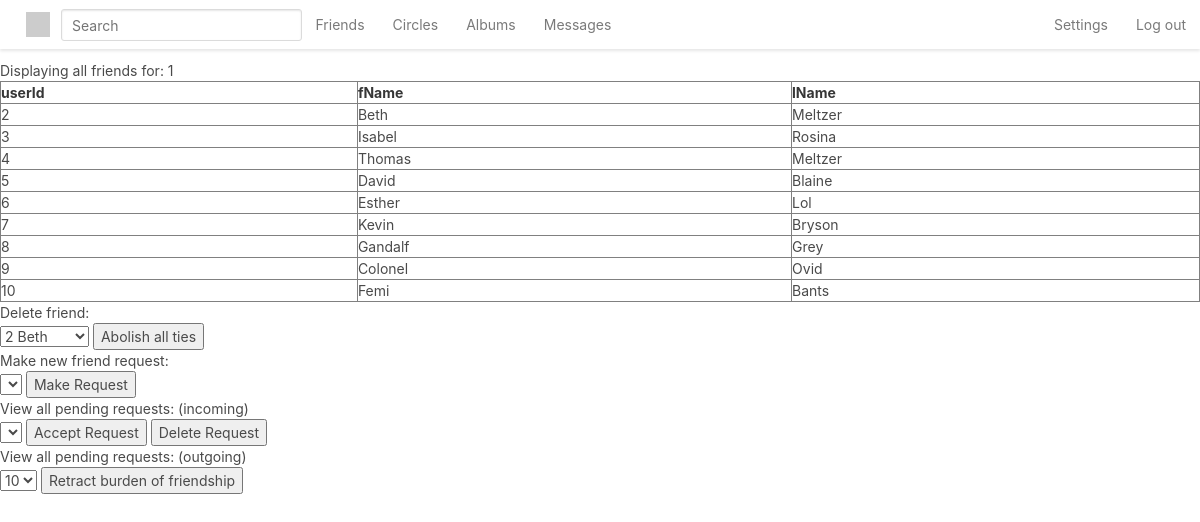
The app's page /pete/friends (signed in) with its own data.
### tables this page shows
CREATE TABLE users (
userId INT(10) AUTO_INCREMENT,
fName VARCHAR(20) NOT NULL,
lName VARCHAR(20) NOT NULL,
dob DATE NOT NULL,
city VARCHAR(20),
mobileNumber VARCHAR(15) NOT NULL UNIQUE,
email VARCHAR(100) NOT NULL UNIQUE,
username VARCHAR(30) NOT NULL UNIQUE,
hashedPassword VARCHAR(100) NOT NULL,
maritalStatus VARCHAR(25),
sex VARCHAR (10),
privacy INT(1) NOT NULL,
description VARCHAR(1000),
createdAt DATETIME NOT NULL DEFAULT NOW(),
updatedAt DATETIME NOT NULL ON UPDATE CURRENT_TIMESTAMP DEFAULT NOW(),
PRIMARY KEY (userId)
);

### resources/db/db_query.php (called while the page is built)
<?php
function db_query($query) {
    $connection = db_connect();
    $result = mysqli_query($connection,$query);
    return $result;
}
?>

### public/php/friendCircles/get-all-users.php (the view, shortened to what this page needs)
<?php
require_once(realpath(dirname(__FILE__)) . "../../../../resources/db/db_query.php");
function get_outgoingrequests() {
    $result = db_query("SELECT userId FROM friend_requests WHERE friendId = ". $_SESSION['userId']);
    if($result === false) {
        echo mysqli_error(db_connect());
    } else {
        while($row = $result->fetch_assoc()){
            $userId = $row['userId'];
            echo '<option value="'.$userId.'">'.$userId.'</option>';
        }
    }
}
function get_friends() {
    $result = db_query("SELECT * FROM users WHERE userId IN (SELECT userId FROM friendcircle_users WHERE circleId=(SELECT circleId from friendCircles WHERE userId =".$_SESSION['userId']." AND name='everyone'))");
    if($result === false) {
        echo mysqli_error(db_connect());
    } else {
        while($row = $result->fetch_assoc()){
            $userId = $row['userId'];
            if ($userId != $_SESSION['userId']){
                $name = $row['fName'];
                echo '<option value="'.$userId.'">'.$userId.' '.$name.'</option>';
                }
        }
    }
}
?>

### public/php/routing/Route.php (shortened to what this page needs)
<?php
class Route {
    private $_uri = Array();
    private $_method = Array();
    public function add($uri, $method = null) {
        $this->_uri[] = trim($uri, '/');
        $this->_method[] = $method;
    }
    public function submit() {
        $uriGetParam = isset($_GET['uri']) ? $_GET['uri'] : '/403';
        foreach($this->_uri as $key => $value) {
            if (preg_match("#^$value$#", $uriGetParam) && $this->_method[$key] != null) {
                call_user_func($this->_method[$key]);
                break;
            }
        }
    }
}
?>

### public/php/friends/friend-requests.php (shortened to what this page needs)
<!DOCTYPE html>
<html>
<head>
        <?php
    require_once("$_SERVER[DOCUMENT_ROOT]/php/friendCircles/get-all-users.php");
    require_once("$_SERVER[DOCUMENT_ROOT]/php/home/header.php");
    ?>
</head>
<body>
<p>Displaying all friends for: <?php echo $_SESSION['userId']; ?></p>
<table border = "1px">
<tr>
    <th>userId</th>
    <th>fName</th>
    <th>lName</th>
</tr>
<?php
    $friends = db_query("SELECT * FROM users WHERE userId IN (SELECT userId FROM friendcircle_users WHERE circleId=(SELECT circleId from friendCircles WHERE userId=".$_SESSION['userId']." AND name='everyone'))");
    if ($friends) {
        while($row = $friends->fetch_assoc()){
            echo '<tr>
                    <td> '.$row['userId'].'</td>
                    <td> '.$row['fName'].'</td>
                    <td> '.$row['lName'] .' </td>
                </tr>';
        }
    }
    else {
        echo "sorry you have no friends";
    }
?>
</table>
<p>Delete friend:</p>
<form action="friends/accept" method="post">
    <select name="friendId">
        <?php
         get_friends();
        ?>
    </select>
    <input name="abolish" type="submit" value="Abolish all ties">
</form>
<p>Make new friend request:</p>
<form action="friends/request" method="post">
    <select name="friendId">
    </select>
    <input type="submit" value="Make Request">
</form>
<p>View all pending requests: (incoming)</p>
<form action="friends/accept" method="post">
    <select name="friendId">
    </select>
    <input name="accept" type="submit" value="Accept Request">
    <input name="delete" type="submit" value="Delete Request">
</form>
<p>View all pending requests: (outgoing)</p>
<form action="friends/accept" method="post">
    <select name="friendId">
        <?php
         get_outgoingrequests();
        ?>
    </select>
    <input name="retract" type="submit" value="Retract burden of friendship">
</form>
</body>
</html>

### public/php/home/header.php (style rules this page uses)
body { padding-top: 60px; }

### records on screen
users: userId "2", fName "Beth", lName "Meltzer"
users: userId "3", fName "Isabel", lName "Rosina"
users: userId "4", fName "Thomas", lName "Meltzer"
users: userId "5", fName "David", lName "Blaine"
users: userId "6", fName "Esther", lName "Lol"
users: userId "7", fName "Kevin", lName "Bryson"
users: userId "8", fName "Gandalf", lName "Grey"
users: userId "9", fName "Colonel", lName "Ovid"
users: userId "10", fName "Femi", lName "Bants"

### other values on screen
form field friendId "2 Beth"
form field friendId "10"
